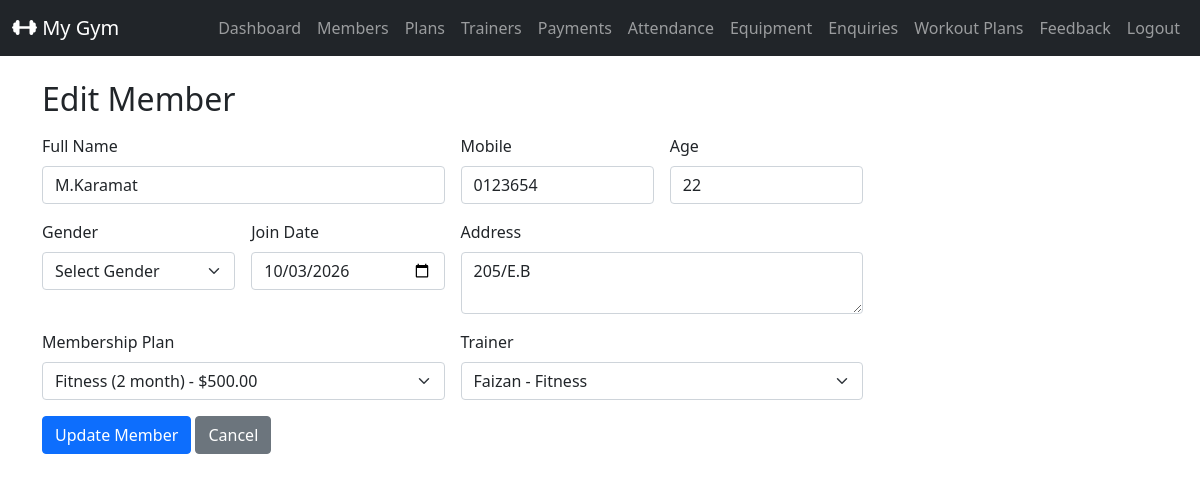
The page /admin_members_edit/9/ (signed in) on the database its author committed.
### gymapp/models.py (models this page shows, shortened)
class MemberProfile(models.Model):
  GENDER_CHOICES = (
    ('MALE','Male'),
    ('FEMALE','Female'),
    ('OTHER','Other')
  )
  user = models.OneToOneField(settings.AUTH_USER_MODEL,on_delete=models.CASCADE, related_name = 'member_profile')
  full_name = models.CharField(max_length=100)
  mobile = models.CharField(max_length=15)
  age = models.PositiveIntegerField(null=True,blank=True)
  gender = models.CharField(max_length=10,choices=GENDER_CHOICES, null=True,blank=True)
  address = models.TextField(blank=True)
  join_date = models.DateField(default=timezone.now)
  plan = models.ForeignKey(MembershipPlan,on_delete=models.SET_NULL, null=True, blank=True, related_name='members')
  trainer = models.ForeignKey(Trainer,on_delete=models.SET_NULL,null=True,blank=True,related_name='members')
  membership_start = models.DateField(null=True,blank=True)
  membership_end = models.DateField(null=True,blank=True)

class MembershipPlan(models.Model):
  name = models.CharField(max_length=100)
  duration_months = models.PositiveIntegerField()
  fee = models.DecimalField(max_digits=6,decimal_places=2)
  description = models.TextField(blank=True)

class Trainer(models.Model):
  name = models.CharField(max_length=100)
  mobile = models.CharField(max_length=15)
  specialization = models.CharField(max_length=200)
  shift_timing = models.CharField(max_length=200)

### gymapp/views.py (the view)
    def wrapper(request, *args, **kwargs):
        if not request.user.is_authenticated or getattr(request.user,'role',None)!='ADMIN':
            messages.error(request,'You must be an admin to access this page')
            return redirect('admin_login')
        return view_func(request, *args, **kwargs)

### gymapp/views.py (called while the page is built, shortened)
def admin_required(view_func):
    def wrapper(request, *args, **kwargs):
        if not request.user.is_authenticated or getattr(request.user,'role',None)!='ADMIN':
            messages.error(request,'You must be an admin to access this page')
            return redirect('admin_login')
        return view_func(request, *args, **kwargs)
    return wrapper

@admin_required
def admin_member_edit(request,member_id):
    member = MemberProfile.objects.get(id=member_id)
    plans = MembershipPlan.objects.all().order_by('duration_months')
    trainers = Trainer.objects.all().order_by('name')
    return render(request,'admin_member_form.html',{ 'member':member, 'plans': plans, 'trainers': trainers, 'mode': 'edit'})

### gymapp/templates/admin_member_form.html (shortened to what this page needs)
{% extends 'base.html' %}
{% block content %}
<h2 class="mb-3">
  {% if mode == 'add' %} Add Member {% else %} Edit Member {% endif %}
</h2>
<form method="post" class="row g-3 w-75">
  <div class="col-md-6">
    <label class="form-label">Full Name</label>
    <input type="text" name="full_name" class="form-control" value="{{ member.full_name|default:'' }}">
  </div>
  <div class="col-md-3">
    <label class="form-label">Mobile</label>
    <input type="text" name="mobile" class="form-control" value="{{member.mobile|default:''}}" maxlength="10">
  </div>
  <div class="col-md-3">
    <label class="form-label">Age</label>
    <input type="number" name="age" class="form-control" value="{{member.age|default:''}}">
  </div>
  <div class="col-md-3">
    <label class="form-label">Gender</label>
    <select name="gender" class="form-select">
      <option value="">Select Gender</option>
    </select>
  </div>
  <div class="col-md-3">
    <label class="form-label">Join Date</label>
    <input type="date" name="join_date" class="form-control" value="{{ member.join_date|date:'Y-m-d'|default:'' }}">
  </div>
  <div class="col-md-6">
    <label class="form-label">Address</label>
    <textarea name="address" class="form-control" rows="2">{{ member.address|default:'' }}</textarea>
  </div>
  <div class="col-md-6">
    <label class="form-label">Membership Plan</label>
    <select name="plan_id" class="form-select">
      {% for plan in plans %}
        <option value="{{ plan.id }}" {% if member.plan.id == plan.id %}selected{% endif %}>
          {{ plan.name }} ({{ plan.duration_months }} month) - ${{ plan.fee }}
        </option>
      {% endfor %}
    </select>
  </div>
  <div class="col-md-6">
    <label class="form-label">Trainer</label>
    <select name="trainer_id" class="form-select">
      {% for trainer in trainers %}
        <option value="{{ trainer.id }}" {% if member.trainer.id == trainer.id %}selected{% endif %}>
          {{ trainer.name }} - {{ trainer.specialization }}
        </option>
      {% endfor %}
    </select>
  </div>
  <div class="col-md-12">
    <button type="submit" class="btn btn-primary">
      {% if mode == 'add' %} Add Member {% else %} Update Member {% endif %}
    </button>
    <a href="{% url 'admin_member_list' %}" class="btn btn-secondary"> Cancel </a>
  </div>
</form>
{% endblock %}

### rows shown on the page
MemberProfile: full_name "M.Karamat", mobile "0123654", age "22", join_date "10/03/2026", address "205/E.B", plan_id "Fitness (2 month) - $500.00", trainer_id "Faizan - Fitness"
